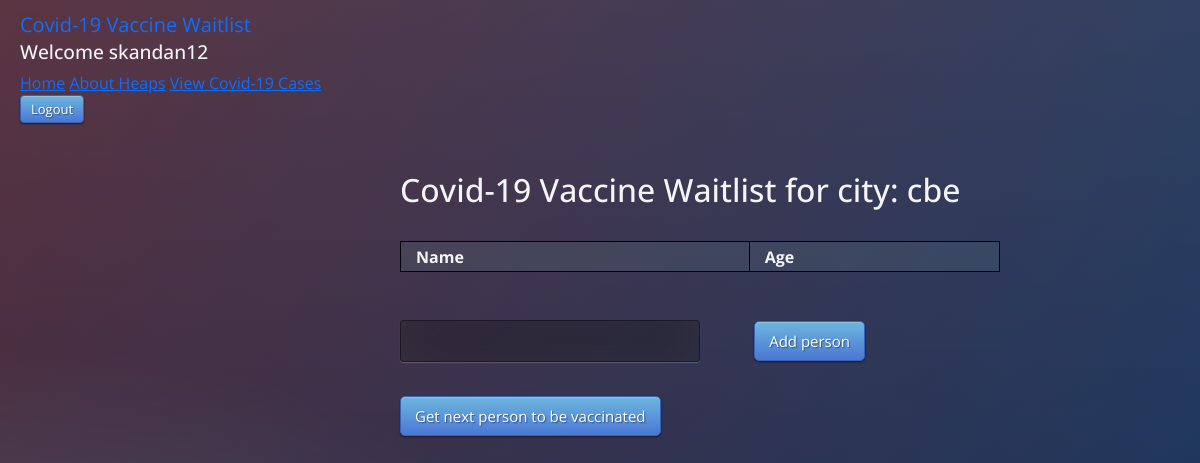
The page /home (signed in) on the database as committed earlier.
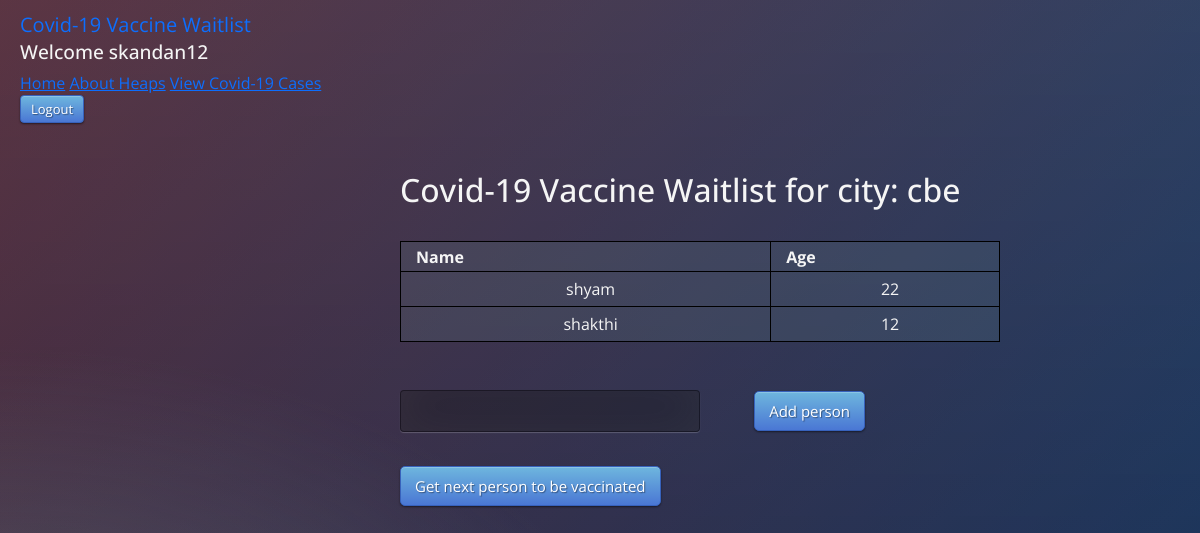
The same page on the database as committed later.
### app.py (models this page shows, shortened)
class User(UserMixin,db.Model):
    id = db.Column(db.Integer, primary_key=True)
    username = db.Column(db.String(15), unique=True)
    email = db.Column(db.String(50), unique=True)
    password = db.Column(db.String(80))
    city = db.Column(db.String(25))

class Lists(db.Model):
    id = db.Column(db.Integer, primary_key = True)
    content = db.Column(db.String(200),nullable=False)
    priority = db.Column(db.Integer,nullable=False)
    city = db.Column(db.String(25),nullable=False)

### app.py (the view, shortened to what this page needs)
@app.route('/home', methods=['POST','GET'])
@login_required
def insertHome():
    delv = heap.extractMax()
    while(delv!=None):
        delv=heap.extractMax()
    list = Lists.query.order_by(Lists.id).all()
    values=[]
    neededlist=[]
    priorities=[]
    for i in list:
        if(i.city==current_user.city):
            neededlist.append(i)
            values.append(i.content)
            priorities.append(i.priority)
    if request.method == 'POST':
        sent_elem = request.form['content']
        v,p=0,0
        try:
            v,p=map(str,sent_elem.split())
        except:
            return "Please enter space seperated values while inserting a value"
        heap.insert(int(p),v)
        new_val =Lists(content=v,priority=p,city=current_user.city)
        try:
            db.session.add(new_val)
            db.session.commit()
            return redirect('/home')
        except:
            return 'Error'
    else:
        list = Lists.query.order_by(Lists.id).all()
        values=[]
        neededlist=[]
        priorities=[]
        global flag
        for i in list:
            if(i.city==current_user.city):
                neededlist.append(i)
                values.append(i.content)
                priorities.append(i.priority)
                if flag == 0:
                    heap.insert(i.priority,i.content)
        flag = 1
        print("Values are",values,"Priorities are",priorities)
        return render_template('home.html',name=current_user.username ,city=current_user.city,items = neededlist,delv=request.args.get('delv'))

### Heap.py (called while the page is built, shortened)
    def parent(self, pos):
        if pos == 0:
            return pos
        return (pos - 1) // 2

    def isLeaf(self, pos):
        if pos > ((self.size // 2) - 1) and pos <= self.size:
            return True
        return False

    def insert(self, element,value):
        if self.size >= self.maxsize:
            return
        self.Heap[self.size] = element
        self.Heap_Name[self.size] = value
        current = self.size
        while (self.Heap[current] > self.Heap[self.parent(current)]):
                self.Heap[current],self.Heap[self.parent(current)]=(self.Heap[self.parent(current)],self.Heap[current])
                self.Heap_Name[current],self.Heap_Name[self.parent(current)]=(self.Heap_Name[self.parent(current)],self.Heap_Name[current])
                current = self.parent(current)
        self.size += 1

    def extractMax(self):
        if(self.size==0):
            return None
        popped = self.Heap[0]
        popped2 = self.Heap_Name[0]
        self.Heap[0] = self.Heap[self.size-1]
        self.Heap_Name[0] = self.Heap_Name[self.size-1]
        self.Heap[self.size-1]=0
        self.Heap_Name[self.size-1]=0
        self.size -= 1
        pos=0
        return popped

### app.py (called while the page is built)
@login_manager.user_loader
def load_user(user_id):
    global flag
    flag=0
    return User.query.get(int(user_id))

### templates/home.html (shortened to what this page needs)
{% extends 'base.html' %}
{% block body %}
<div class="header">
      <div class="topnav">
        <a class="navbar-brand" href="{{ url_for('index') }}">Covid-19 Vaccine Waitlist</a>
        <a> <h1 style="font-size: larger;">Welcome {{ name }} </h1></a>
        <div class="topnav-left" >
            <a href="{{ url_for('insertHome') }}">Home</a>
            <a href="{{ url_for('aboutUs') }}">About Heaps</a>
            <a href="{{ url_for('covidres') }}">View Covid-19 Cases</a>
        </div>
        <div class="topnav-right">
            <a href="{{ url_for('logout') }}" class="btn btn-primary btn-small" id="logout-button">Logout</a>
        </div>
      </div>
</div>
<br>
<br>
<div class ="content" style="margin-left: 400px;">
    <h2>Covid-19 Vaccine Waitlist for city: {{ city }}</h2>
    <br>
    <table style="text-align: left;">
        <tr>
            <th>Name</th>
            <th>Age</th>
        </tr>
        <tr>
        {% for item in items %}
            <td>{{ item.content }}</td>
            <td>{{ item.priority }}</td>
        </tr>
        {% endfor %}
    </table>
    <br><br>
    <form actions='/' method="POST">
        <input class="addPerson" type="text" name="content" id="content" style="width: 50%;">
        <button type="submit" class="btn btn-primary btn-large btnp " value="Add person">Add person</button>
        <br><br>
        <a href="/delete" class="btn btn-primary btn-large">Get next person to be vaccinated </a>
    </form>
</div>
{% endblock %}

### templates/base.html (shortened to what this page needs)
<!DOCTYPE html>
<html lang="en">
<head>
    <link rel="stylesheet" href="{{ url_for('static', filename='css/main.css') }}">
    <link href="https://cdn.jsdelivr.net/npm/bootstrap@5.0.0-beta3/dist/css/bootstrap.min.css" rel="stylesheet">
</head>
<body>
    {% block body  %}
    {% endblock  %}
</body>
</html>

### static/css/main.css (style rules this page uses)
body, html { margin: 0; font-family: sans-serif; }
.content { margin: 0 auto; width: 400px; }
table, td, th { border: 1px solid #aaa; }
table { border-collapse: collapse; width: 100%; }
th { height: 30px; }
td { text-align: center; padding: 5px; }
#content { width: 70%; }

Rows that differ between the two databases and show on the page:
added Lists: content "shyam", priority "22"
added Lists: content "shakthi", priority "12"
